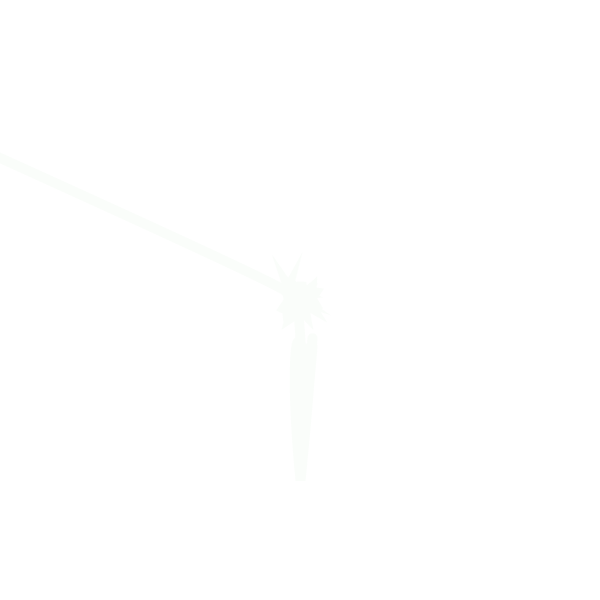
Frame 1 (no input)
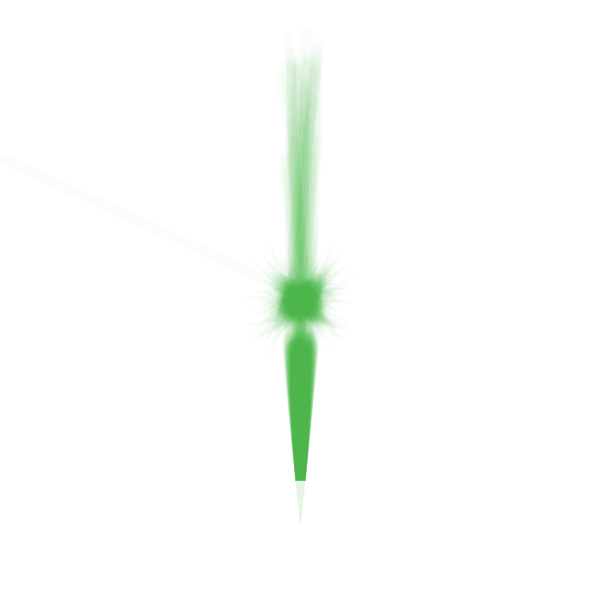
Frame 60 (the mouse pressed at the canvas centre just before this capture)
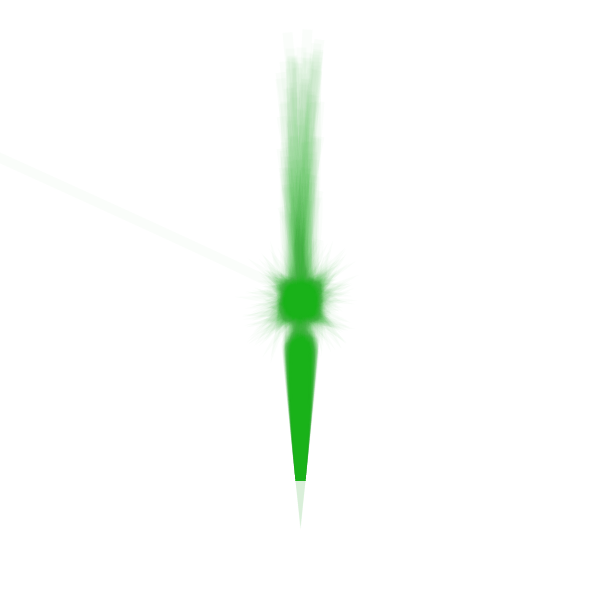
Frame 120 (the mouse held since frame 60 and released just before this capture)

The Processing sketch that drew these frames (run headless with seeded random() and noise(); from frame 60 on, the mouse is pressed at the canvas centre):

// Processing sketch: uglybutinteresting
// ── uglybutinteresting.pde
int SIZE;
Scribbler s1, s2,s3;
int baset, tvar;
int SW;

void mousePressed(){
  background(color(0,100,100, 1));
}

class Scribbler {
  float x1, y1, x2,y2;
  int slope;
  int r;
  color c;
  int tr;
  color[] colours;
  int cindex;

  Scribbler(float x1, float y1, int r, int s) {
    this.x1 = 0;
    this.y1 = y1;
    this.slope = s;
    this.r = r;
    this.tr = baset + int(random(-tvar, tvar));
    this.colours = new color[] {color(0,155,0),color(0,0,155)};
    this.cindex = 0;
    getNextColour();
  }
  
  void getNextColour(){
    c = colours[cindex++%colours.length]; 
  }
  void move(){
    x2 = random(0, SIZE);

    y2 = y1 + random(-r,r);
    
    if(random(100)>99){
      x1 = SIZE - x1;
      if(random(5)>3){
            getNextColour();
      }
      
    }

    if(y2 >= SIZE || y2 <= 0){
      y2 = random(0, SIZE);
    }
  }
  
  void scribble() {
    
    tr = baset + int(random(-tvar, tvar));
      
    stroke(c, tr);
    move();
    drawSwoosh();
  }
  void drawMark(float x, float y){
    int s = 5;
    ellipse(x, y, s, s);
  }
  
  void drawSwoosh(){
noFill();
    float n = 10.0;    
    float x= x1+random(-r,r);
    float y=y1+random(-r,r);

//    beginShape();
//    vertex(x,y);
//
//    for(int i = 0; i < n; i++){
//      bezierVertex(x, y, x1+ ((1+i)*(x2-x1)/(n*2)), y1 + ((1+i)*(y2-y1)/(2*n)), x1 + ((1+i)*(x2-x1)/n), y1 + ((1+i)*(y2-y1)/n));
//    }
//    endShape();
//    
      //int r = 100;
      x1 = y1 = SIZE*0.5;
   beginShape();
 
  vertex(x, y);
      for(int i = 0; i < n; i++){
    bezierVertex(getPoint(x1,r), getPoint(y1,r),getPoint(x1,r), getPoint(y1,r),x1,y1);
  }     for(int i = 0; i < n; i++){

      bezierVertex(getPoint(x1,r), getPoint(y1,r),getPoint(x1,r), getPoint(y1,r),getPoint(x1,r), getPoint(y1,r));
  }    for(int i = 0; i < n; i++){

      bezierVertex(getPoint(x1,r), getPoint(y1,r),getPoint(x1,r), getPoint(y1,r),getPoint(x1,r), getPoint(y1,r));
  }for(int i = 0; i < n; i++){

  
    bezierVertex(getPoint(x1,r), getPoint(y1,r),getPoint(x1,r), getPoint(y1,r),SIZE/2, SIZE*4/5);
    }
    
  
    endShape();


    y1 = y2;
  }
  
  int getPoint(float c, int r){
  return int(c) + int(random(0-r,r));
}
   void drawLine(){

    float n = 10.0;    
    for(int i = 0; i < n; i++){
      line(x1, y1, x1 + ((1+i)*(x2-x1)/n), y1);
    }
    y1 = y2;
  }
  
  void drawX(float x, float y){
    line(x-slope,y+slope,x+slope,y-slope);
    line(x-slope, y-slope, x+slope, y+slope);
  }
}


void setup() {
  SW = 10;
  SIZE = 600;
  strokeCap(SQUARE);
  surface.setSize(SIZE, SIZE);
  background(255);

  //background(color(0,100,100, 1));
  strokeWeight(SW);
  baset = 5;
  tvar = 0;
  s2 = new Scribbler(random(SIZE), random(SIZE), 20, 5);

}

void draw() {
    //s1.scribble();
    s2.scribble();
    //s3.scribble();

}
